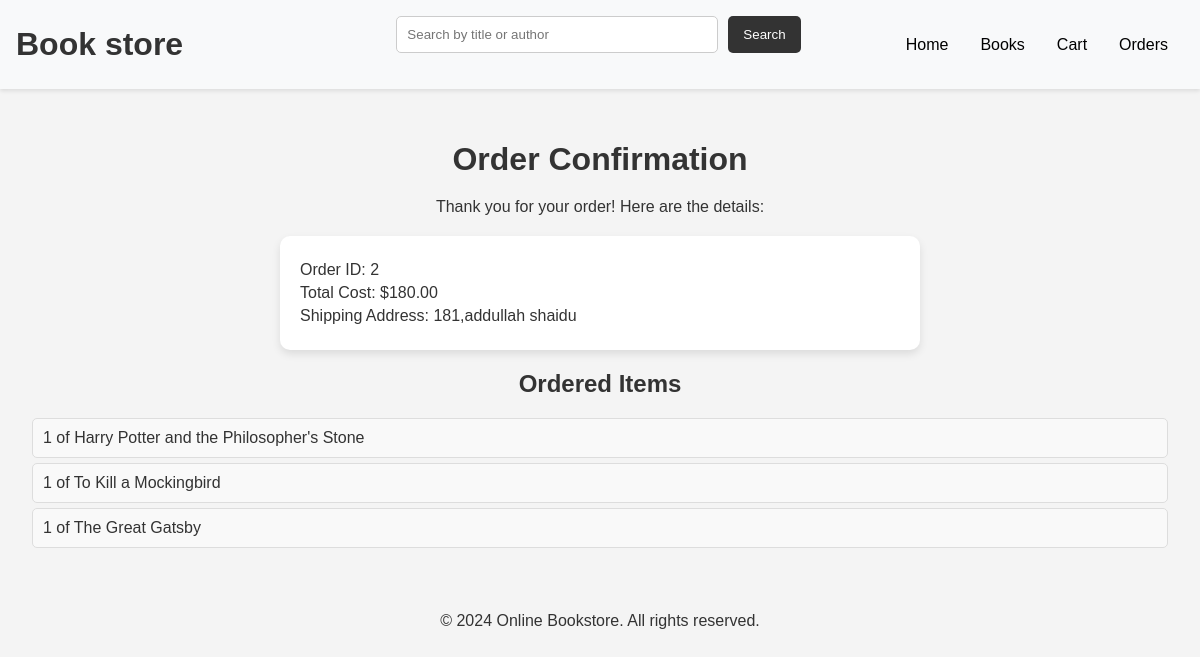
Screenshot of /order_confirmation/2/ with the database file from the repository.
### shop/models.py (models this page shows, shortened)
class Order(models.Model):
    total_cost = models.DecimalField(max_digits=10, decimal_places=2)
    shipping_address = models.CharField(max_length=255)
    created_at = models.DateTimeField(auto_now_add=True)

class OrderItem(models.Model):
    order = models.ForeignKey(Order, on_delete=models.CASCADE, related_name='items')
    book = models.ForeignKey(Book, on_delete=models.CASCADE)
    quantity = models.PositiveIntegerField()

class Book(models.Model):
    title = models.CharField(max_length=200)
    author = models.CharField(max_length=200)
    price = models.DecimalField(max_digits=6, decimal_places=2)
    cover_image = models.ImageField(upload_to='covers/')

### shop/views.py (the view)
# urls.py: path('order_confirmation/<int:order_id>/', views.order_confirmation, name='order_confirmation'),
def order_confirmation(request, order_id):
    order = get_object_or_404(Order, id=order_id)
    return render(request, 'shop/order_confirmation.html', {'order': order})

### shop/templates/shop/order_confirmation.html (shortened to what this page needs)
{% extends 'shop/base.html' %}
{% block content %}
<h1 style="text-align: center; margin: 20px 0;">Order Confirmation</h1>
<p style="text-align: center; margin: 10px 0;">Thank you for your order! Here are the details:</p>
<div class="order-details" style="background-color: white; padding: 20px; border-radius: 10px; box-shadow: 0 4px 8px rgba(0,0,0,0.1); max-width: 600px; margin: 20px auto; text-align: left;">
    <p style="margin: 5px 0;">Order ID: {{ order.id }}</p>
    <p style="margin: 5px 0;">Total Cost: ${{ order.total_cost }}</p>
    <p style="margin: 5px 0;">Shipping Address: {{ order.shipping_address }}</p>
</div>
<h2 style="text-align: center; margin: 20px 0;">Ordered Items</h2>
<ul style="list-style: none; padding: 0;">
    {% for item in order.items.all %}
        <li style="background-color: #f9f9f9; border: 1px solid #ddd; border-radius: 5px; margin: 5px 0; padding: 10px; text-align: left;">{{ item.quantity }} of {{ item.book.title }}</li>
    {% endfor %}
</ul>
{% endblock %}

### shop/static/shop/css/style.css (style rules this page uses)
body { font-family: Arial, sans-serif; margin: 0; padding: 0; background-color: #f4f4f4; color: #333; }

### rows the page displays
Order: id "2", total_cost "180.00", shipping_address "181,addullah shaidu"
OrderItem: quantity "1", book "Harry Potter and the Philosopher's Stone"
OrderItem: quantity "1", book "To Kill a Mockingbird"
OrderItem: quantity "1", book "The Great Gatsby"
